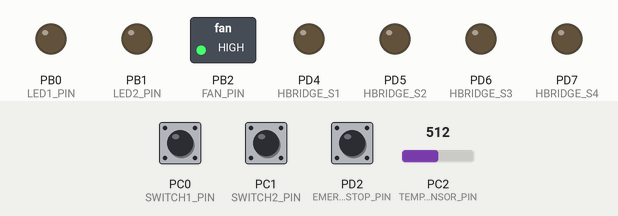
A program run on a simulated ATmega328P, built with avr-gcc and emulated at 16 MHz (the files do not name the chip). Parts: switched loads named in the program (green lamp = pin HIGH), output pins drawn as LEDs (lit = HIGH). Inputs (shaded band) come from the test bench; at power-on: PC0 (SWITCH1_PIN) HIGH, PC1 (SWITCH2_PIN) HIGH, PC2 (TEMP_SENSOR_PIN) = 512, PD2 (EMERGENCY_STOP_PIN) HIGH. What the program prints to the serial monitor is not drawn.

Above: at 1.2 s.
1.3 s: PC0 (SWITCH1_PIN) pulled LOW for 0.15 s
At 1.4 s:
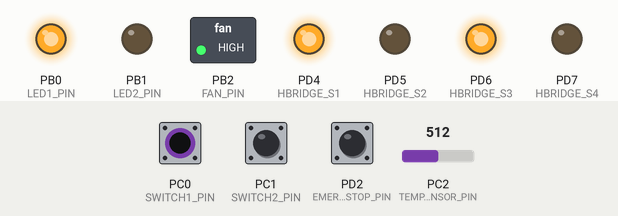
3.0 s: PC1 (SWITCH2_PIN) pulled LOW for 0.15 s
At 3.1 s:
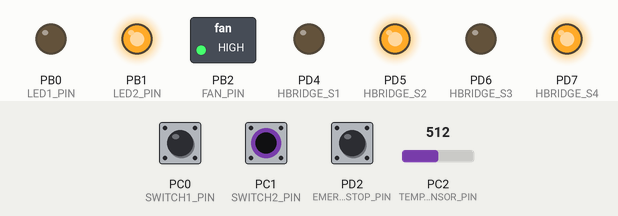
4.7 s: PC2 (TEMP_SENSOR_PIN) set to 172
7.7 s: PC2 (TEMP_SENSOR_PIN) set to 146
At 8.9 s:
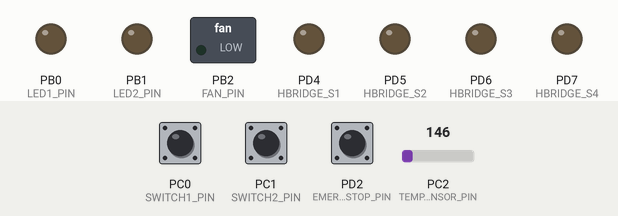
9.2 s: PC0 (SWITCH1_PIN) pulled LOW for 1 s
At 10.0 s:
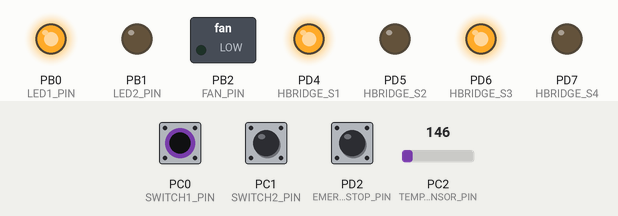
11.7 s: PC1 (SWITCH2_PIN) pulled LOW for 1 s
At 12.4 s:
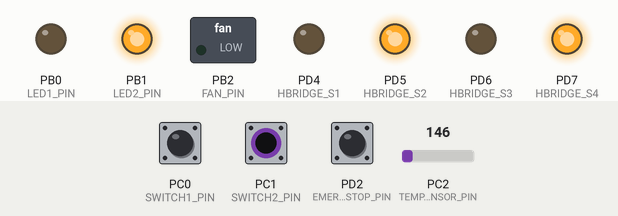
Timing chart, 0 to 14.7 s (numbered marks = the images above; inputs shaded):
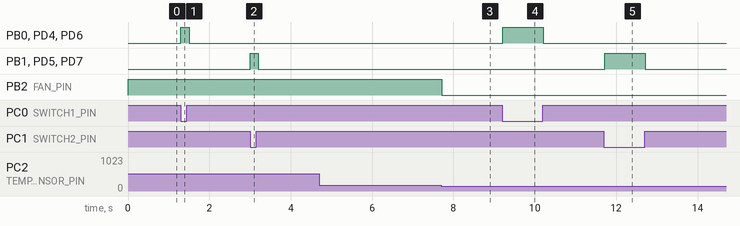

Measured:
- the behaviour switches between 161 and 160 on PC2 (TEMP_SENSOR_PIN) (found by bisection; images 2 and 3)
- after the input at 1.3 s, PB0 (LED1_PIN), PD4 (HBRIDGE_S1), PD6 (HBRIDGE_S3): LOW → HIGH at once, → LOW 0.20 s later
- after the input at 3.0 s, PB1 (LED2_PIN), PD5 (HBRIDGE_S2), PD7 (HBRIDGE_S4): LOW → HIGH at once, → LOW 0.20 s later
- after the input at 7.7 s, PB2 (FAN_PIN): HIGH → LOW at once
- after the input at 9.2 s, PB0 (LED1_PIN), PD4 (HBRIDGE_S1), PD6 (HBRIDGE_S3): LOW → HIGH at once, → LOW 1.0 s later
- after the input at 11.7 s, PB1 (LED2_PIN), PD5 (HBRIDGE_S2), PD7 (HBRIDGE_S4): LOW → HIGH at once, → LOW 1.0 s later

The program:

main.c
```c
#include <avr/io.h>  // AVR I/O definitions
#include <util/delay.h>  // Delay functions

#define F_CPU 16000000UL  // Define CPU frequency
#define BAUD 115200  // Define baud rate for UART communication
#define UBRR_VALUE F_CPU/16/BAUD-1  // Calculate UBRR value for UART

#define TEMP_SENSOR_PIN PC2  // Define pin for temperature sensor
#define FAN_PIN PB2  // Define pin for fan

#define LED1_PIN PB0  // Define pin for LED 1, GANTRY FORWARD TILT
#define LED2_PIN PB1  // Define pin for LED 2, GANTYR BACKWARD TILT
#define SWITCH1_PIN PC0  // Define pin for switch 1, GANTRY FORWARD TILT
#define SWITCH2_PIN PC1  // Define pin for switch 2, GANTRY BACKWARD TILT
#define EMERGENCY_STOP_PIN PD2  // Define pin for emergency stop switch, EMERGENCY

// H-BRIDGE SWITCHES FOR GANTRY MOTOR CONTROL
#define HBRIDGE_S1 PD4  // Define pin for H-bridge control, S1
#define HBRIDGE_S2 PD5  // Define pin for H-bridge control, S2
#define HBRIDGE_S3 PD6  // Define pin for H-bridge control, S3
#define HBRIDGE_S4 PD7  // Define pin for H-bridge control, S4

// Function to initialize ADC
void ADC_Init() {
	ADMUX |= (1 << REFS0);  // Setting ADC reference voltage to AVcc
	ADCSRA |= (1 << ADEN) | (1 << ADPS2) | (1 << ADPS1) | (1 << ADPS0);  // Enabling ADC and setting pre-scaler to 128
}

// Function to read analog value from specified ADC channel
uint16_t ADC_Read(uint8_t channel) {
	ADMUX = (ADMUX & 0xF8) | (channel & 0x07);  // Clearing previous channel selection and selecting new channel
	ADCSRA |= (1 << ADSC);  // Starting ADC conversion
	while (ADCSRA & (1 << ADSC));  // Waiting for conversion to complete
	return ADC;  // Returning ADC result
}

// Function to convert ADC value to temperature (in Celsius)
float ADC_to_Temperature(uint16_t adc_value) {
	float temperature = adc_value * 0.25;  // Scaled to match sensor real-time readings
	return temperature; //returning temperature
}

// Function to initialize UART communication
void UART_init() {
	UBRR0H = (uint8_t)(UBRR_VALUE >> 8);  // Setting baud rate
	UBRR0L = (uint8_t)UBRR_VALUE;
	UCSR0B = (1 << RXEN0) | (1 << TXEN0);  // Enabling receiver and transmitter
	UCSR0C = (1 << UCSZ01) | (1 << UCSZ00);  // Setting frame format: 8 data bits, 1 stop bit, no parity
}

// Function to send a character over UART
void UART_sendChar(unsigned char data) {
	while (!(UCSR0A & (1 << UDRE0)));  // Waiting for empty transmit buffer
	UDR0 = data;  // Putting data into buffer, sending the data
}

// Function to receive a character over UART
unsigned char UART_receiveChar() {
	while (!(UCSR0A & (1 << RXC0)));  // Waiting for data to be received
	return UDR0;  // Getting and returning received data from buffer
}

// Function to initialize I/O pins
void initializeIO() {
	DDRB |= (1 << LED1_PIN) | (1 << LED2_PIN);  // Setting LED pins as output
	DDRC &= ~((1 << SWITCH1_PIN) | (1 << SWITCH2_PIN));  // Setting switch pins as input
	PORTC |= (1 << SWITCH1_PIN) | (1 << SWITCH2_PIN);  // Enabling internal pull-up resistors for switches
	DDRD &= ~(1 << EMERGENCY_STOP_PIN);  // Setting emergency stop pin as input
	PORTD |= (1 << EMERGENCY_STOP_PIN);  // Enabling internal pull-up resistor for emergency stop switch
	DDRD |= (1 << HBRIDGE_S1) | (1 << HBRIDGE_S2) | (1 << HBRIDGE_S3) | (1 << HBRIDGE_S4);  // Setting H-bridge control pins as output
}

// Function to control the motor based on direction
void controlMotor(uint8_t direction) {
	switch (direction) {
		case 1:
		PORTD |= (1 << HBRIDGE_S1) | (1 << HBRIDGE_S3);  // Forward direction
		PORTD &= ~((1 << HBRIDGE_S2) | (1 << HBRIDGE_S4));
		break;
		case 2:
		PORTD |= (1 << HBRIDGE_S2) | (1 << HBRIDGE_S4);  // Reverse direction
		PORTD &= ~((1 << HBRIDGE_S1) | (1 << HBRIDGE_S3));
		break;
		default:
		PORTD &= ~((1 << HBRIDGE_S1) | (1 << HBRIDGE_S2) | (1 << HBRIDGE_S3) | (1 << HBRIDGE_S4));  // Stop motor
		break;
	}
}

int main(void) {
	ADC_Init();  // Initialize ADC
	UART_init();  // Initialize UART
	DDRB |= (1<<FAN_PIN);  // Set fan pin as output
	initializeIO();  // Initialize I/O pins

	uint16_t tempValue;  // Variable to store ADC value
	float temperature;  // Variable to store temperature
	uint8_t switchState1, switchState2;  // Variables to store switch states
	uint8_t emergencyStopState;  // Variable to store emergency stop state

	while (1) {
		// Read analog value from temperature sensor connected to ADC channel 2 (PC2)
		uint16_t tempValue = ADC_Read(TEMP_SENSOR_PIN);
		// Convert ADC value to temperature
		float temperature = ADC_to_Temperature(tempValue);

		switchState1 = !(PINC & (1 << SWITCH1_PIN));  // Read switch 1 state
		switchState2 = !(PINC & (1 << SWITCH2_PIN));  // Read switch 2 state
		emergencyStopState = !(PIND & (1 << EMERGENCY_STOP_PIN));  // Read emergency stop state

		if (emergencyStopState) {
			UART_sendChar('E');  // Send emergency stop signal over UART
			// Turn off all LEDs
			PORTB &= ~((1 << LED1_PIN) | (1 << LED2_PIN));
			// Stop the motor
			controlMotor(0);
			// Wait until emergency stop is released
			while (emergencyStopState) {
				emergencyStopState = !(PIND & (1 << EMERGENCY_STOP_PIN)); //wait until the button is pressed again
			}
			} else {
			// Control motor based on switch states
			  if (switchState1 && !switchState2) {
				UART_sendChar('F');  // Send forward tilt signal over UART
				controlMotor(1);  // Forward direction
			  } else if (!switchState1 && switchState2) {
			    UART_sendChar('B');  // Send backward tilt signal over UART
			    controlMotor(2);  // Reverse direction
			  } else {
			    UART_sendChar('N');  // Send no tilt signal over UART
			    controlMotor(0);  // Stop motor
		                }

		       // Toggle LEDs based on switch states
		       PORTB = (switchState1 << LED1_PIN) | (switchState2 << LED2_PIN);

		       // Perform temperature-based fan control
		       if (temperature > 40) {
			    // If temperature exceeds threshold, turn on fan
			   PORTB |= (1 << FAN_PIN);  // Set fan pin high
			   } else {
			    // Otherwise, turn off fan
			   PORTB &= ~(1 << FAN_PIN);  // Set fan pin low
		       }
	         }

	         _delay_ms(100);  // Delay for stability
         }

         return 0;
}

// End of code
```
